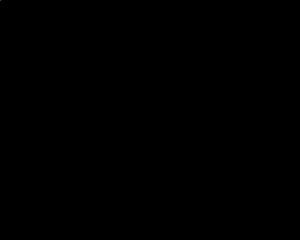
Frame 1 (no input)
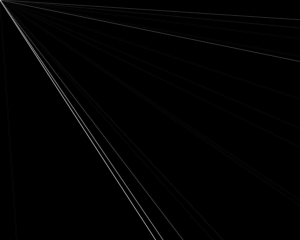
Frame 60 (no input)
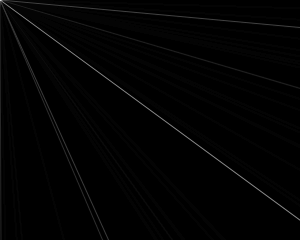
Frame 120 (the mouse pressed at the canvas centre since frame 60)

The p5.js sketch that drew these frames (run headless with seeded random() and noise() and a simulated clock; from frame 60 on, the mouse is pressed at the canvas centre):

// p5.js sketch
// ── sketch.js
function setup() {
  createCanvas(300, 240);
  background(0);
  frameRate(30);
}

function draw() {
  background(0, 30);
  rotate(random(0, 90));
  stroke(255);
  line(0, 0, width, height);
}
